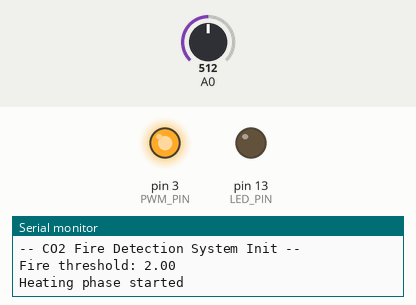
This sketch was run on a simulated Arduino Uno, built with avr-gcc and run on an emulated ATmega328P. Parts: output pins drawn as LEDs (lit = HIGH), the last lines printed to the serial monitor. The inputs (shaded band) are chosen by the test bench; at power-on: A0 = 512.

Above: at 0.1 s.
At 60.1 s:
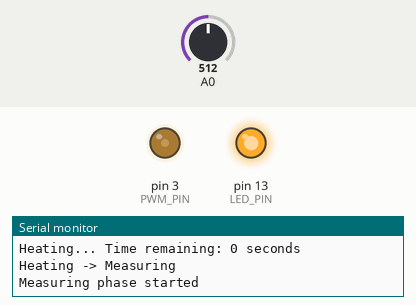
Timing chart, 0 to 61.6 s (numbered marks = the images above):
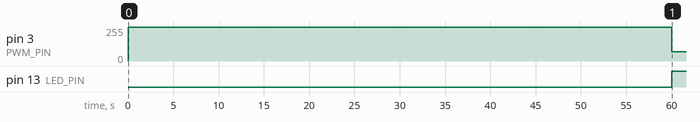

Measured:
- by itself, pin 3 (PWM_PIN): 255/255 → 71/255 at 60.0 s
- by itself, pin 13 (LED_PIN): LOW → HIGH at 60.0 s

The sketch:

co2_sensor_5.ino
```cpp
#include <SoftwareSerial.h>

#define UART_RX 10
#define UART_TX 11

SoftwareSerial es920(UART_RX, UART_TX);

// Information
const String device_id = "005";
const int LED_PIN = 13;

// PWM related
const int PWM_PIN = 3;
const float duty_value = 71.4;

// Measuring/Heating phases management
unsigned long startTime;
bool isMeasuring = false;
bool baselineInitialized = false;

// Store values in array for sliding mean
const int array_size = 10;
int sensor_prev_values[array_size];
int array_index = 0;
int readings_count = 0; // Track how many readings we have

// Trick to avoid too much printed values
unsigned long lastPrintTime = 0;
const unsigned long printInterval = 1000;

// Baseline mean updated every 10 seconds
float mean = 0;
float baseline_mean = 0;
unsigned long baseline_time = 0;
const unsigned long baseline_update_interval = 10000;
const unsigned long stabilization_time = 10000; // 10 seconds to stabilize

// Fire detection
const float fire_threshold = 2.0;
unsigned long lastAlertTime = 0;
bool canSendAlert = true;
const unsigned long alertInterval = 100000; // 1 Minute

// Healthcheck timing
unsigned long lastHealthcheckTime = 0;
const unsigned long healthcheckInterval = 300000; // 5 Minutes

int reference_resistor_kOhm = 10;

// 5V - 60 seconds
void heating_phase() {
  digitalWrite(PWM_PIN, HIGH);
  digitalWrite(LED_PIN, LOW);
  Serial.println("Heating phase started");
}

// 1.4V - 90 seconds
void measuring_phase() {
  analogWrite(PWM_PIN, duty_value);
  digitalWrite(LED_PIN, HIGH);
  Serial.println("Measuring phase started");
}

// LoRa message sender
void send_message(String type, unsigned int currentTime, String additional_info) {

  String message = type + "-" + device_id + "-" + String(currentTime) + "-" + additional_info + "#";
  es920.println(message);

  Serial.print("Message sent to ES920 N01:");
  Serial.print(type);
  Serial.print("-");
  Serial.print(device_id);
  Serial.print("-");
  Serial.print(currentTime);
  Serial.print("-");
  Serial.println(additional_info);
}

void setup() {
  pinMode(PWM_PIN, OUTPUT);
  pinMode(A0, INPUT);
  pinMode(LED_PIN, OUTPUT);

  // Initialize sensor array with zeros
  for (int i = 0; i < array_size; i++) {
    sensor_prev_values[i] = 0;
  }

  // Hardware serial (via USB)
  Serial.begin(9600);
  Serial.println("-- CO2 Fire Detection System Init --");
  Serial.print("Fire threshold: ");
  Serial.println(fire_threshold);

  // Software serial (via digital pins)
  es920.begin(9600);

  heating_phase();
  startTime = millis();
  lastHealthcheckTime = millis();
}

void loop() {
  unsigned long currentTime = millis();

  // Measuring phase loop
  if (isMeasuring) {

    if (currentTime - startTime >= 90000) {
      Serial.println("Measuring -> Heating");
      startTime = millis();
      isMeasuring = false;
      baselineInitialized = false; // Reset baseline when switching phases
      readings_count = 0;
      heating_phase();

    } else {

      // Reading sensor phase loop
      int sensorValue = analogRead(A0);
      sensor_prev_values[array_index] = sensorValue;
      array_index = (array_index + 1) % array_size;
      readings_count = min(readings_count + 1, array_size);

      // Wait for stabilization and ensure we have enough readings
      if (currentTime - startTime >= stabilization_time && readings_count >= array_size) {

        // Calculate sliding mean
        mean = 0;
        for (int i = 0; i < array_size; i++) {
          mean += sensor_prev_values[i];
        }
        mean = mean / array_size;

        // Initialize baseline if not done yet
        if (!baselineInitialized) {
          baseline_mean = mean;
          baseline_time = currentTime;
          baselineInitialized = true;
          Serial.print("Baseline initialized: ");
          Serial.println(baseline_mean);
        }

        // Show readings every second
        if (currentTime - lastPrintTime >= printInterval) {
          Serial.print("Current: ");
          Serial.print(mean);
          Serial.print(", Baseline: ");
          Serial.print(baseline_mean);
          Serial.print(", Diff: ");
          Serial.println(mean - baseline_mean);

          // Update baseline periodically if conditions are stable
          if (currentTime - baseline_time >= baseline_update_interval) {
            float diff = abs(mean - baseline_mean);
            // Only update baseline if reading is stable (small change from current baseline)
            if (diff < 2.0) {
              baseline_mean = (baseline_mean * 0.9) + (mean * 0.1); // Smooth baseline update
              baseline_time = currentTime;
              Serial.println("Baseline updated (periodic)");
            }
          }

          // Update baseline if current reading is significantly lower (cleaner air)
          if (mean < baseline_mean - 2.0) {
            baseline_mean = mean;
            baseline_time = currentTime;
            Serial.println("Baseline updated (cleaner air detected)");
          }

          // Fire detection logic
          float spike = mean - baseline_mean;

          if (spike > fire_threshold && canSendAlert) {

            // Avoid multiple alerts
            lastAlertTime = currentTime;
            canSendAlert = false;

            send_message("A", currentTime, String(mean));
          }

          lastPrintTime = currentTime;
        }
      } else {
        // During stabilization period, show raw readings
        if (currentTime - lastPrintTime >= printInterval) {
          Serial.print("Stabilizing... Raw: ");
          Serial.print(sensorValue);
          Serial.print(", Readings collected: ");
          Serial.println(readings_count);
          lastPrintTime = currentTime;
        }
      }
    }

  // Heating phase
  } else {

    if (currentTime - startTime >= 60000) {
      Serial.println("Heating -> Measuring");
      startTime = millis();
      isMeasuring = true;
      measuring_phase();
    } else {
      // Show heating progress
      if (currentTime - lastPrintTime >= printInterval) {
        Serial.print("Heating... Time remaining: ");
        Serial.print((60000 - (currentTime - startTime)) / 1000);
        Serial.println(" seconds");
        lastPrintTime = currentTime;
      }
    }
  }

  // Update alert trigger to true, so the device can send alerts
  if (currentTime - lastAlertTime >= alertInterval) {
    canSendAlert = true;
  }

  // Healthcheck every 5 minutes
  if (currentTime - lastHealthcheckTime >= healthcheckInterval) {
    send_message("H", currentTime, String(mean));
    lastHealthcheckTime = currentTime;
  }

}
```
